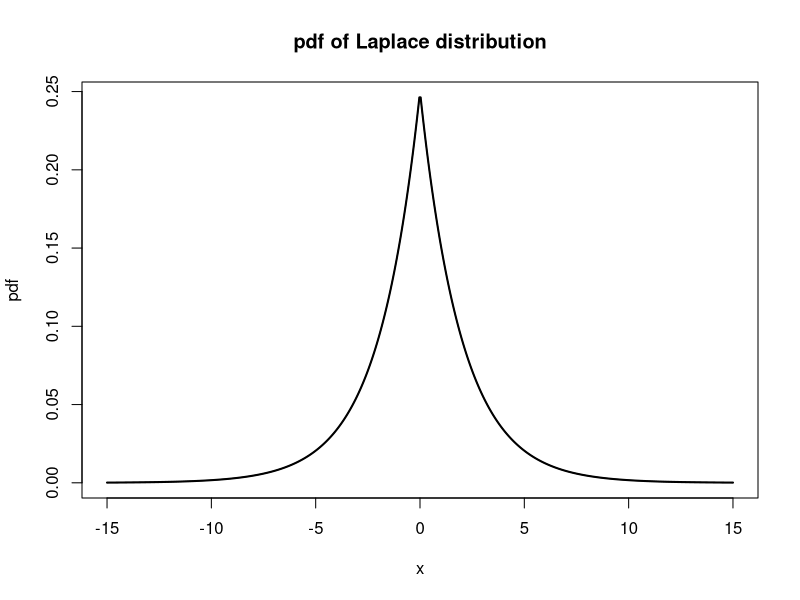

Recreate this plot in R.
# (b)
x <- seq(-15, 15, length.out = 500)
pdf <- 0.25*exp(-0.5*abs(x))
plot(x, pdf, xlab = "x", ylab = "pdf", type = "l", 
     main = "pdf of Laplace distribution")
lines(x, pdf, lwd = 2)